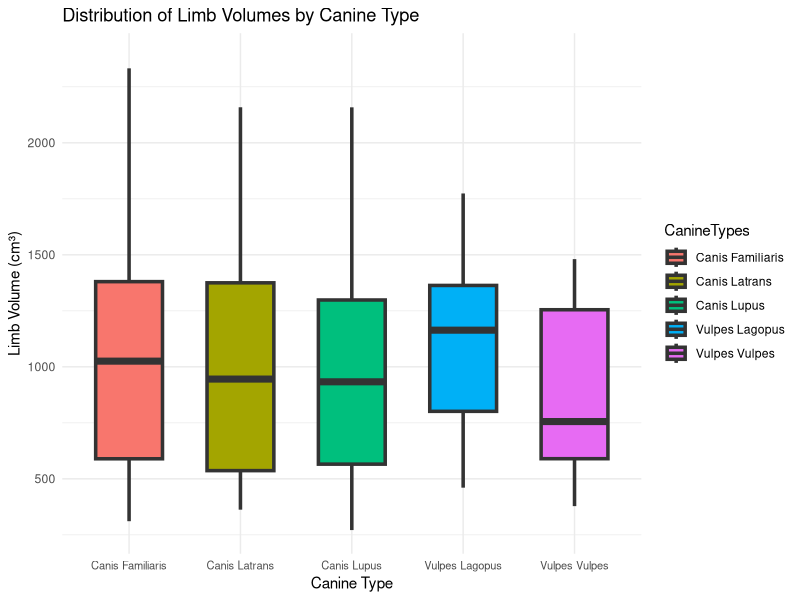
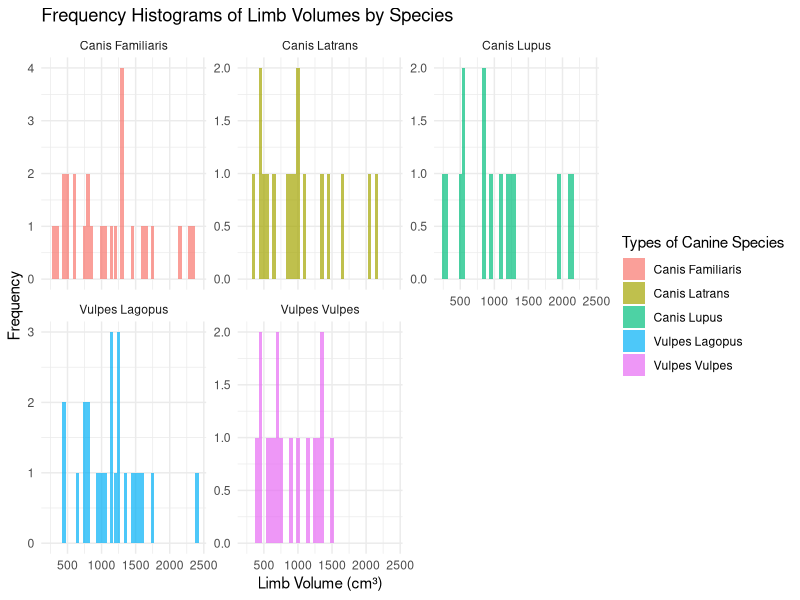

Write R code to recreate these figures, in order.
## ---- chunk 1
knitr::opts_chunk$set(echo = TRUE)
## ---- chunk 2
library(dplyr) #1.1.4
library(ggplot2) #3.5.1
library(tidyr) #1.3.1

measurements_data <- read.csv("measurements1.csv")
head(measurements_data)
## ---- chunk 3
measurements_by_species <- measurements_data %>%
  arrange(CanineTypes)

measurements_by_species
## ---- chunk 4
measurements_by_observer <- measurements_data %>%
  arrange(Observer)

measurements_by_observer

## ---- chunk 5
measurements_by_volume <- measurements_data %>%
  arrange(Volume)

measurements_by_volume
## ---- chunk 6
average_volume <- measurements_data %>%
  group_by(CanineTypes) %>%
  summarize(Average_Volume = mean(Volume))

average_volume
## ---- chunk 7
observations_count <- measurements_data %>%
  group_by(CanineTypes, Observer) %>%
  summarize(Observations = n())

observations_count
## ---- chunk 8
ggplot(measurements_data, aes(x = CanineTypes, y = Volume, fill = CanineTypes)) +
  geom_boxplot(outlier.shape = NA, width = 0.6, size = 1.2) + 
   scale_x_discrete(labels = c(
    "CanisFamiliaris" = "Canis Familiaris",
    "CanisLatrans" = "Canis Latrans",
    "CanisLupus" = "Canis Lupus",
    "VulpesLagopus" = "Vulpes Lagopus",
    "VulpesVulpes" = "Vulpes Vulpes"
  )) +
  scale_fill_discrete(labels = c(
    "CanisFamiliaris" = "Canis Familiaris",
    "CanisLatrans" = "Canis Latrans",
    "CanisLupus" = "Canis Lupus",
    "VulpesLagopus" = "Vulpes Lagopus",
    "VulpesVulpes" = "Vulpes Vulpes"
  )) +
  theme_minimal() +
  theme(axis.text.x = element_text(size = 8)) +
  labs(
    title = "Distribution of Limb Volumes by Canine Type",
    x = "Canine Type",
    y = "Limb Volume (cm³)"
  )

## ---- chunk 9
#facet labels
species_labels <- c("CanisFamiliaris" = "Canis Familiaris",
    "CanisLatrans" = "Canis Latrans",
    "CanisLupus" = "Canis Lupus",
    "VulpesLagopus" = "Vulpes Lagopus",
    "VulpesVulpes" = "Vulpes Vulpes")

#Creating the frequency histograms
ggplot(measurements_by_volume, aes(x = Volume, fill = CanineTypes)) +
  geom_histogram(binwidth = 50, alpha = 0.7) +
  facet_wrap(~ CanineTypes, scales = "free_y", labeller = labeller(CanineTypes = species_labels)) +
  scale_x_continuous("Limb Volume (cm³)", breaks = seq(0,2500, 500)) +
  scale_fill_discrete(name = "Types of Canine Species",
      labels = species_labels) +
  theme_minimal() +
  labs(title = "Frequency Histograms of Limb Volumes by Species",
    x = "Limb Volume (cm³)",
    y = "Frequency")

